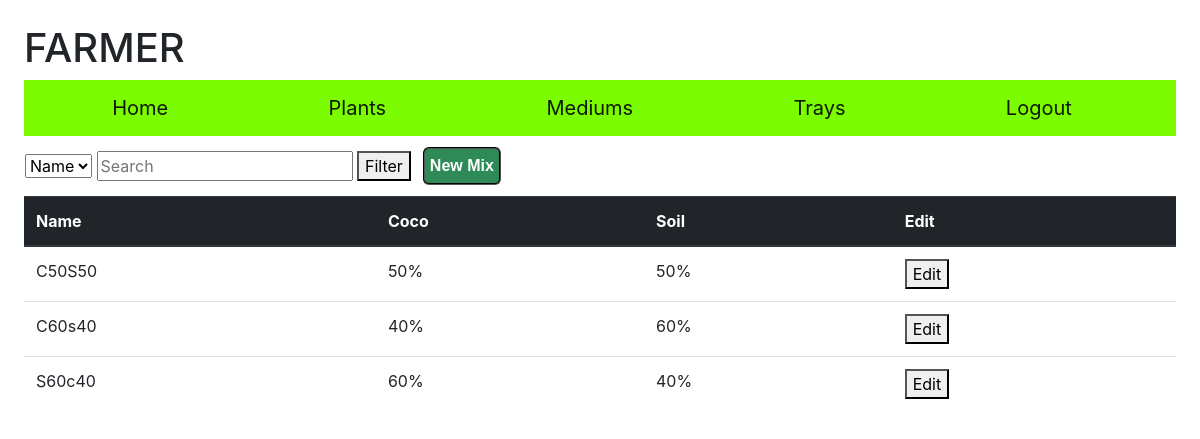
/medium (signed in), run on the app's committed database.
### farmer/models.py (models this page shows, shortened)
class Medium(models.Model):
    name = models.CharField(max_length=255)
    soil = models.IntegerField()
    coco = models.IntegerField()

### farmer/views.py (the view, shortened to what this page needs)
# urls.py: path("medium", views.medium, name="medium")
@login_required
def medium(request):
    mediumlist = Medium.objects.all()
    return render(request, "farmer/medium.html", {"form": Newmedium(), "data": mediumlist})

### farmer/forms.py
class Newmedium(forms.Form):
    name =  forms.CharField(widget=forms.TextInput(attrs={'class':'toset', 'placeholder':'Medium name'}),label=(''))
    soil = forms.IntegerField(widget=forms.NumberInput(attrs={'class':'toset', 'placeholder':'Soil percentage'}),label=(''))
    coco = forms.IntegerField(widget=forms.NumberInput(attrs={'class':'toset', 'placeholder':'coco percentage'}),label=(''))

### farmer/templates/farmer/medium.html (shortened to what this page needs)
{% extends "farmer/layout.html" %}
{% block body %}
<table class="filter">
    <tr>
        <td>
            <form action="medium" method="POST">
                <select name="filter">
                <option value="mname">Name</option>
                </select>
                <input name="search" type="text" placeholder="Search">
                <button type="submit">Filter</button>
            </form>
        </td>
        <td>
            <button id="myBtn" class="subbtn">New Mix</button>
        </td>
    </tr>
</table>
<table class="table" id="mediumtable">
    <thead class="thead-dark">
        <tr>
            <th scope="col">Name</th>
            <th scope="col">Coco</th>
            <th scope="col">Soil</th>
            <th scope="col">Edit</th>
        </tr>
    </thead>
    <tbody>
        {% for i in data %}
        <tr>
            <td class="name" style = "text-transform:capitalize;">{{i.name}}</td>
            <td class="soil" value="{{i.soil}}">{{i.soil}}%</td>
            <td class="coco" value="{{i.coco}}">{{i.coco}}%</td>
            <td>
                <button class="editmedium" value="{{i.id}}">Edit</button>
            </td>
        </tr>
        {% endfor %}
    </tbody>
</table>
{% endblock %}

### farmer/static/farmer/style.css (style rules this page uses)
body { padding: 2%; }
.subbtn { margin: 10px; background-color: seagreen; color: white; font-weight: bold; font-family: sans-serif; padding: 5px; border-radius: 6px; border-style: groove; }

### data on the page
Medium: name "C50S50", soil "50", coco "50", {{ i.id }} 1 (drawn)
Medium: name "C60s40", soil "40", coco "60", {{ i.id }} 2 (drawn)
Medium: name "S60c40", soil "60", coco "40", {{ i.id }} 3 (drawn)
